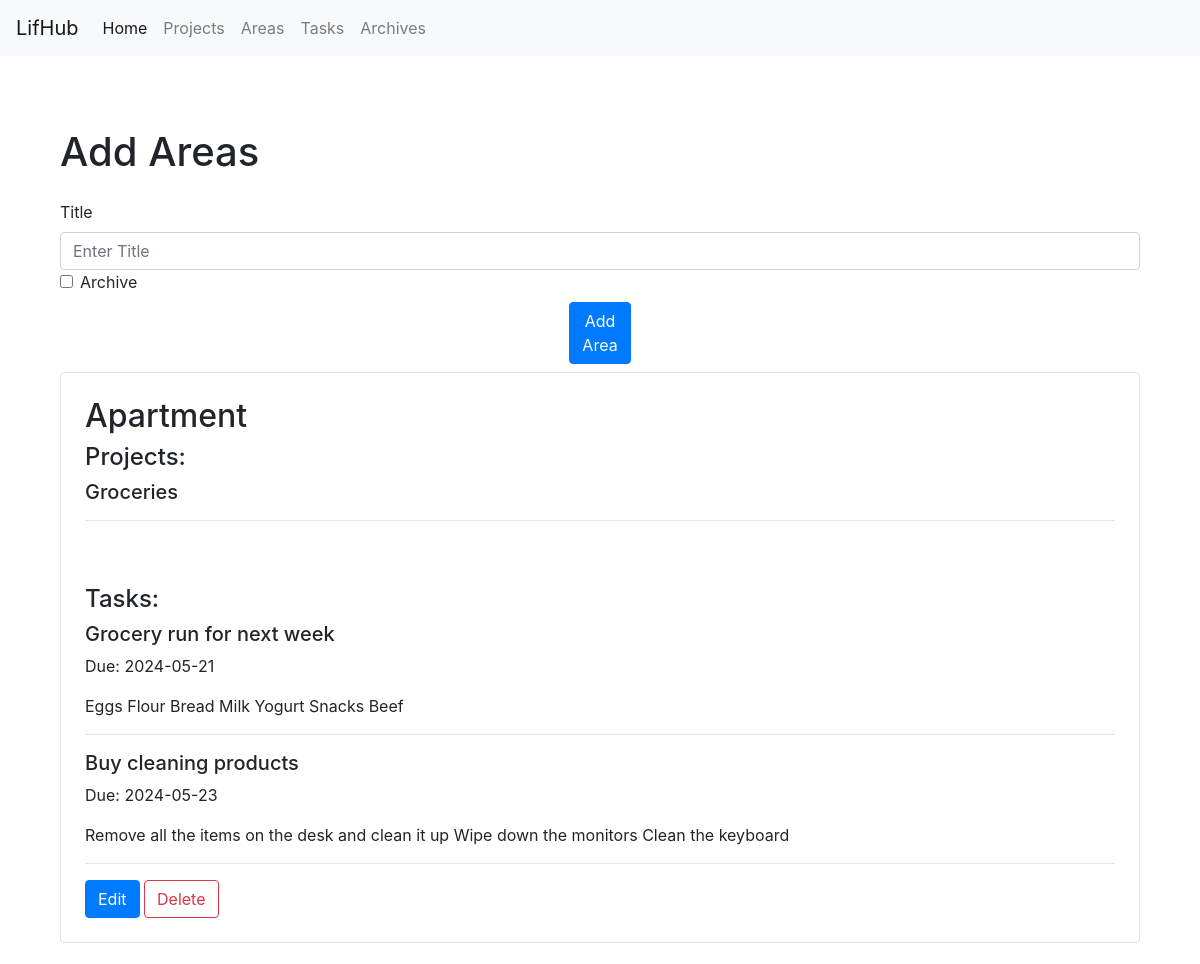
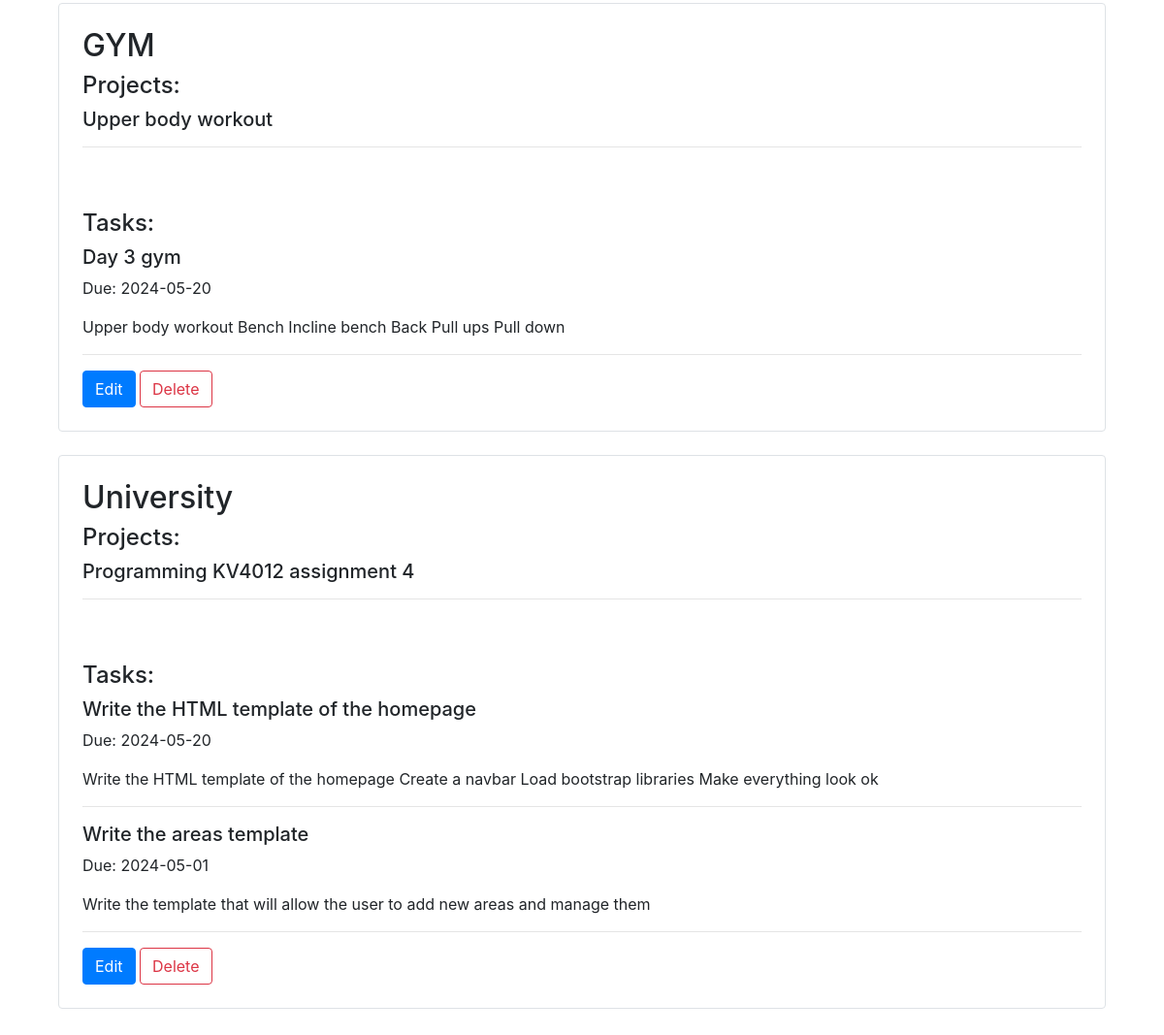
The app's page /areas with its own data (2 pictures, top to bottom).
### main.py (models this page shows, shortened)
class Area(db.Model):
    __tablename__ = "areas"
    id = Column(Integer, primary_key=True)
    created = Column(DateTime, default=datetime.now)
    title = Column(String(100), nullable=False)
    tasks = relationship("Task", back_populates="area")
    projects = relationship("Project", back_populates="area")
    archive = Column(Boolean, default=False)

class Project(db.Model):
    __tablename__ = "projects"
    id = db.Column(Integer, primary_key=True)
    created = db.Column(DateTime, default=datetime.now)
    title = db.Column(String(100), nullable=False)
    area_id = db.Column(Integer, ForeignKey('areas.id'))
    area = relationship("Area", back_populates="projects")
    tasks = relationship("Task", back_populates="project")
    due_date = db.Column(String(30))
    archive = db.Column(Boolean)

class Task(db.Model):
    __tablename__ = "tasks"
    id = db.Column(Integer, primary_key=True)
    title = db.Column(String(100), nullable=False)
    created = db.Column(DateTime, default=datetime.now)
    area_id = db.Column(Integer, ForeignKey('areas.id'))
    area = relationship("Area", back_populates="tasks")
    content = db.Column(Text)
    due_date = db.Column(String)
    project_id = Column(Integer, ForeignKey('projects.id'))
    project = relationship("Project", back_populates="tasks")
    archive = db.Column(Boolean, default=False)
    sources = relationship("Sources", back_populates="task")

### main.py (the view, shortened to what this page needs)
@webServer.route('/areas', methods=['GET', 'POST'])
def areas():
    ordered_areas = Area.query.order_by(Area.created.desc()).filter_by(archive=False).all()
    all_projects = Project.query.all()
    all_tasks = Task.query.all()
    return render_template('areas.html', tasks=all_tasks, areas=ordered_areas, projects=all_projects)

### templates/areas.html (shortened to what this page needs)
{% extends "main.html"%}
{% block content %}
<body>
  <div class="container mx-auto py-4">
    <h1 class="text-2xl font-bold mb-4">Add Areas</h1>
    <form method="POST" action="/areas">
        <label class="form-label" for="title">Title</label>
        <input class="form-control" id="title" name="title" type="text" placeholder="Enter Title" aria-label="default input example">
        <div class="form-check form-switch">
            <input class="form-check-input" type="checkbox" role="switch" id="archive" name="archive">
             <label class="form-check-label" for="archive">Archive</label>
        </div>
      <div class="mx-auto p-2" style="width: 200px;">
      <div class="d-grid gap-2 col-6 mx-auto">
        <button class="btn btn-primary" type="submit">Add Area</button>
      </div>
      </div>
    </form>
    {% for area in areas%}
    <div class="border rounded p-4 mb-4">
      <h2 class="text-lg font-bold">{{ area.title }}</h2>
        <h4>Projects:</h4>
        {% for project in area.projects %}
            <h5>{{ project.title }}</h5>
            <hr></hr>
        {% endfor %}
        <br></br>
        <h4>Tasks:</h4>
        {% for task in area.tasks%}
            <h5>{{ task.title }}</h5>
            <p>Due: {{ task.due_date }}</p>
            <p>{{ task.content }}</p>
            <hr></hr>
        {% endfor %}
        <a href="{{ url_for('edit_area', area_id=area.id) }}" class="btn btn-primary">Edit</a>
        <form method="POST" action="{{ url_for('delete_area', area_id=area.id) }}" style="display:inline;">
       <button type="submit" class="btn btn-outline-danger">Delete</button>
      </form>
    </div>
    {% endfor %}
  </div>
</body>
{% endblock %}

### records on screen
Area: title "Apartment"
Project: title "Groceries"
Task: title "Grocery run for next week", due_date "2024-05-21", content "Eggs Flour Bread Milk Yogurt Snacks Beef"
Task: title "Buy cleaning products", due_date "2024-05-23", content "Remove all the items on the desk and clean it up Wipe down the monitors Clean the keyboard"
Area: title "GYM"
Project: title "Upper body workout"
Task: title "Day 3 gym", due_date "2024-05-20", content "Upper body workout Bench Incline bench Back Pull ups Pull down"
Area: title "University"
Project: title "Programming KV4012 assignment 4"
Task: title "Write the HTML template of the homepage", due_date "2024-05-20", content "Write the HTML template of the homepage Create a navbar Load bootstrap libraries Make everything look ok"
Task: title "Write the areas template", due_date "2024-05-01", content "Write the template that will allow the user to add new areas and manage them"
